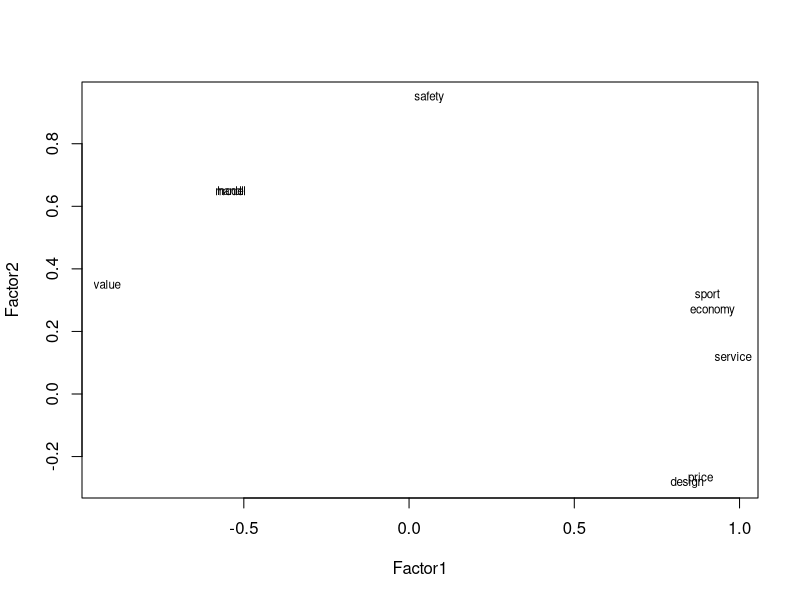

Reproduce this figure in R.
library(psych)

#################### Data ######################################

# Car Data
#The data are averaged marks for 24 car types from a sample of 40 persons. 
# The marks range from 1 (very good) to 6 (very bad) like German school marks. 
# The variables are:
# Model, Economy, Service, Non-depreciation of value, Price - Mark 1 for very cheap cars,
# Design, Sporty car, Safety, Easy handling
x <- read.table("mod8/carmean2.txt", header =T)

# Education Data
?Harman
data(Harman)
x <- Harman.Holzinger

################################################################

x <- read.table("mod8/carmean2.txt", header =T)
cor.x <- cor(x[,2:9])

# Factor Analysis of the data using Maximum likelihood method
fa1 <- factanal(factors=1, covmat=cor.x, rotation="none")  # No. of factors: 1
fa2 <- factanal(factors=2, covmat=cor.x, rotation="none")  # No. of factors: 2

# Results of Factor Analysis
print(fa2, digits=2)
print(fa2, digits=2, cutoff=.3)  # cutoff: Truncate the loading value below 0.3 to 0

load <- fa2$loadings[,1:2]
plot(load,type="n") # set up plot
text(load,labels=names(x),cex=.7)  # Plot the factor loadings

?principal
?fa

# Factor analysis using principal components method
fa.pc <- principal(cor.x, nfactors=2)

# Factor analysis with Maximum likelihood mmethod; 
# factor loadings calculated using varimax criterion
# factor scores calculated using regression method 
fa.cm <- fa(cor.x, nfactors=2, rotate="varimax", scores="regression", fm="ml")

################################################################

?Harman
data(Harman)
x <- Harman.Holzinger

# Factor analysis with Maximum likelihood mmethod; 
# factor loadings calculated using varimax criterion
# factor scores calculated using regression method 
fa.h <- fa(x, nfactors=2, rotate="varimax", scores="regression", fm="ml")

